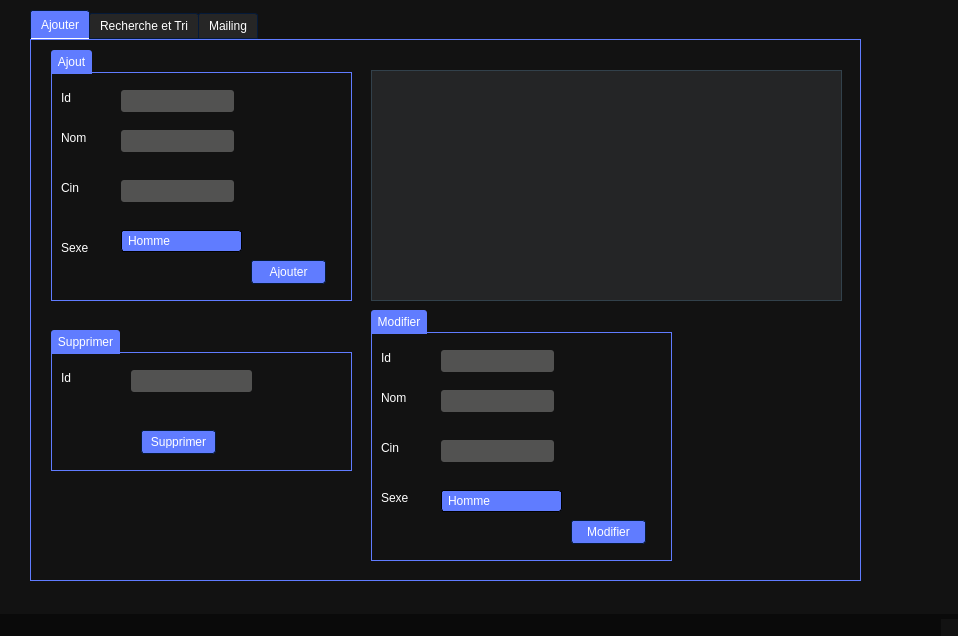
<?xml version="1.0" encoding="UTF-8"?>
<ui version="4.0">
 <class>MainWindow</class>
 <widget class="QMainWindow" name="MainWindow">
  <property name="geometry">
   <rect>
    <x>0</x>
    <y>0</y>
    <width>958</width>
    <height>636</height>
   </rect>
  </property>
  <property name="windowTitle">
   <string>MainWindow</string>
  </property>
  <property name="styleSheet">
   <string notr="true">/*-----QWidget-----*/
QWidget
{
	background-color: #121212;
	color: #ffffff;
	border-color: #051a39;

}


/*-----QLabel-----*/
QLabel
{
	background-color: transparent;
	color: #ffffff;

}


QLabel::disabled
{
	background-color: transparent;
	color: #656565;

}


/*-----QMenuBar-----*/
QMenuBar
{
	background-color: #0a0a0a;
	color: #ffffff;
	border-color: #051a39;

}


QMenuBar::disabled
{
	background-color: #404040;
	color: #656565;
	border-color: #051a39;

}


QMenuBar::item
{
    background-color: transparent;

}


QMenuBar::item:selected
{
    background-color: #607cff;
    border: 1px solid #41cd52;

}


QMenuBar::item:pressed
{
    background-color: #4969ff;
    border: 1px solid #000;
    margin-bottom: -1px;
    padding-bottom: 1px;

}


/*-----QMenu-----*/
QMenu
{
    background-color: #121212;
    border: 1px solid;
    color: #ffffff;

}


QMenu::separator
{
    height: 1px;
    background-color: #6d8eff;
    color: #ffffff;
    padding-left: 4px;
    margin-left: 10px;
    margin-right: 5px;

}


QMenu::item
{
    min-width : 150px;
    padding: 3px 20px 3px 20px;

}


QMenu::item:selected
{
    background-color: #4969ff;
    color: #ffffff;

}


QMenu::item:disabled
{
    color: #262626;
}


/*-----QToolTip-----*/
QToolTip
{
	border : 1px solid #000000;
	background-color: #26264f;
	color: #ffffff;
	border-color: #051a39;

}


/*-----QPushButton-----*/
QPushButton
{
	background-color: #607cff;
	color: #ffffff;
	border-style: solid;
	border-width: 1px;
	border-radius: 3px;
	border-color: #051a39;
	padding: 5px;

}


QPushButton::disabled
{
	background-color: #404040;
	color: #656565;
	border-color: #051a39;

}


QPushButton::hover
{
	background-color: #8399ff;
	color: #ffffff;
	border-style: solid;
	border-width: 1px;
	border-radius: 3px;
	border-color: #051a39;
	padding: 5px;

}


QPushButton::pressed
{
	background-color: #4969ff;
	color: #ffffff;
	border-style: solid;
	border-width: 1px;
	border-radius: 3px;
	border-color: #051a39;
	padding: 5px;

}


/*-----QToolButton-----*/
QToolButton
{
	background-color: #607cff;
	color: #ffffff;
	border-width: 1px;
	border-radius: 3px;
	border-color: #051a39;
	padding: 3px;

}


QToolButton::disabled
{
	background-color: #404040;
	color: #656565;
	border-color: #051a39;

}


QToolButton::hover
{
	background-color: #8399ff;
	color: #ffffff;
	border-width: 1px;
	border-radius: 3px;
	border-color: #051a39;
	padding: 3px;

}


QToolButton::pressed
{
	background-color: #4969ff;
	color: #ffffff;
	border-width: 1px;
	border-radius: 3px;
	border-color: #051a39;
	padding: 3px;

}


/*-----QComboBox-----*/
QComboBox
{
    background-color: #607cff;
    border: 1px solid;
    border-radius: 3px;
    padding-left: 6px;
    color: #ffffff;
    height: 20px;

}


QComboBox::disabled
{
	background-color: #404040;
	color: #656565;
	border-color: #051a39;

}


QComboBox:hover
{
    background-color: #8399ff;

}


QComboBox:on
{
    background-color: #4969ff;

}


QComboBox QAbstractItemView
{
    background-color: #383838;
    color: #ffffff;
    border: 1px solid black;
    selection-background-color: #4969ff;
    selection-color: #ffffff;
    outline: 0;

}


QComboBox::drop-down
{
    subcontrol-origin: padding;
    subcontrol-position: top right;
    width: 15px;
    border-left-width: 0px;
    border-left-color: darkgray;
    border-left-style: solid; 
    border-top-right-radius: 3px; 
    border-bottom-right-radius: 3px;

}


QComboBox::down-arrow
{
    image: url(://arrow-down.png);
    width: 8px;
    height: 8px;
}


/*-----QSpinBox &amp; QDoubleSpinBox &amp; QDateTimeEdit-----*/
QSpinBox, 
QDoubleSpinBox,
QDateTimeEdit
{
	background-color: #525251;
	color: #ffffff;
	border: 1px solid #051a39;
	border-radius: 3px;
	padding : 2px;

}


QSpinBox::disabled, 
QDoubleSpinBox::disabled,
QDateTimeEdit::disabled
{
	background-color: #404040;
	color: #656565;
	border-color: #051a39;

}


QSpinBox:hover, 
QDoubleSpinBox::hover,
QDateTimeEdit::hover
{
    background-color: #626262;
    border: 1px solid #607cff;
    color:  #fff;
    padding: 2px

}


QSpinBox::up-button, QSpinBox::down-button,
QDoubleSpinBox::up-button, QDoubleSpinBox::down-button,
QDateTimeEdit::up-button, QDateTimeEdit::down-button
{
    background-color: #607cff;
	border-radius: 2px;

}


QSpinBox::disabled, 
QDoubleSpinBox::disabled,
QDateTimeEdit::disabled
{
	background-color: #404040;
	color: #656565;
	border-color: #051a39;

}


QSpinBox::up-button:hover, QSpinBox::down-button:hover,
QDoubleSpinBox::up-button:hover, QDoubleSpinBox::down-button:hover,
QDateTimeEdit::up-button:hover, QDateTimeEdit::down-button:hover
{
    background-color: #8399ff;
    border: 1px solid #8399ff;

}


QSpinBox::up-button:disabled, QSpinBox::down-button:disabled,
QDoubleSpinBox::up-button:disabled, QDoubleSpinBox::down-button:disabled,
QDateTimeEdit::up-button:disabled, QDateTimeEdit::down-button:disabled
{
	background-color: #404040;
	color: #656565;
	border-color: #051a39;

}


QSpinBox::up-button:pressed, QSpinBox::down-button:pressed,
QDoubleSpinBox::up-button:pressed, QDoubleSpinBox::down-button::pressed,
QDateTimeEdit::up-button:pressed, QDateTimeEdit::down-button::pressed
{
    background-color: #4969ff;
    border: 1px solid #4969ff;

}


QSpinBox::down-arrow,
QDoubleSpinBox::down-arrow,
QDateTimeEdit::down-arrow
{
    image: url(://arrow-down.png);
    width: 7px;

}


QSpinBox::up-arrow,
QDoubleSpinBox::up-arrow,
QDateTimeEdit::up-arrow
{
    image: url(://arrow-up.png);
    width: 7px;

}


/*-----QLineEdit-----*/
QLineEdit
{
	background-color: #525251;
	color: #ffffff;
	border-width: 1px;
	border-radius: 3px;
	border-color: #051a39;
	padding: 2px;

}


QLineEdit::disabled
{
	background-color: #404040;
	color: #656565;
	border-width: 1px;
	border-radius: 3px;
	border-color: #051a39;
	padding: 2px;

}


/*-----QTextEdit-----*/
QTextEdit
{
	background-color: #ffffff;
	color: #010201;
	border-color: #051a39;

}


QTextEdit::disabled
{
	background-color: #404040;
	color: #656565;
	border-color: #051a39;

}


/*-----QGroupBox-----*/
QGroupBox 
{
    border: 1px solid;
    border-color: #607cff;
    margin-top: 22px;

}


QGroupBox::title  
{
    background-color: #607cff;
    color: #ffffff;
    subcontrol-origin: margin;
    subcontrol-position: top left;
    padding: 5px;
	border-top-left-radius: 3px;
	border-top-right-radius: 3px;

}


QGroupBox::title::disabled
{
	background-color: #404040;
	color: #656565;
    subcontrol-origin: margin;
    subcontrol-position: top left;
    padding: 5px;
	border-top-left-radius: 3px;
	border-top-right-radius: 3px;

}


/*-----QCheckBox-----*/
QCheckBox::indicator
{
    color: #b1b1b1;
    background-color: #323232;
    border: 1px solid #b1b1b1;
    width: 12px;
    height: 12px;

}


QCheckBox::indicator:checked
{
    image:url(://checkbox.png);
    border: 1px solid #607cff;

}


QCheckBox::indicator:unchecked:hover
{
    border: 1px solid #607cff;

}


QCheckBox::disabled
{
	color: #656565;

}


QCheckBox::indicator:disabled
{
	background-color: #656565;
	color: #656565;
    border: 1px solid #656565;

}


/*-----QRadioButton-----*/
QRadioButton::indicator::unchecked
{ 
	border: 2px inset gray; 
	border-radius: 5px; 
	background-color:  #fff;
	width: 9px; 
	height: 9px; 

}


QRadioButton::indicator::unchecked:hover
{ 
	border: 2px solid #607cff; 
	border-radius: 5px; 
	background-color:  #fff;
	width: 9px; 
	height: 9px; 

}


QRadioButton::indicator::checked
{ 
	border: 2px inset darkgray; 
	border-radius: 5px; 
	background-color: #4969ff; 
	width: 9px; 
	height: 9px; 

}


QRadioButton::disabled
{
	color: #656565;

}


QRadioButton::indicator:disabled
{
	background-color: #656565;
	color: #656565;
    border: 2px solid #656565;

}


/*-----QTableView &amp; QTableWidget-----*/
QTableView
{
    background-color: #242526;
    border: 1px solid #32414B;
    color: #f0f0f0;
    gridline-color: #8faaff;
    outline : 0;

}


QTableView::disabled
{
    background-color: #242526;
    border: 1px solid #32414B;
    color: #656565;
    gridline-color: #656565;
    outline : 0;

}


QTableView::item:hover 
{
    background-color: #26264f;
    color: #f0f0f0;

}


QTableView::item:selected 
{
    background-color: #1a1b1c;
    border: 2px solid #4969ff;
    color: #F0F0F0;

}


QTableView::item:selected:disabled
{
    background-color: #1a1b1c;
    border: 2px solid #525251;
    color: #656565;

}


QTableCornerButton::section
{
    background-color: #505050;
    color: #fff;

}


QHeaderView::section
{
    background-color: #525251;
    color: #fff;
    text-align: left;
	padding: 4px;
	
}


QHeaderView::section:disabled
{
    background-color: #525251;
    color: #656565;

}


QHeaderView::section:checked
{
    color: #fff;
    background-color: #4969ff;

}


QHeaderView::section:checked:disabled
{
    color: #656565;
    background-color: #525251;

}


QHeaderView::section::vertical::first,
QHeaderView::section::vertical::only-one
{
    border-top: 1px solid #353635;

}


QHeaderView::section::vertical
{
    border-top: 1px solid #353635;

}


QHeaderView::section::horizontal::first,
QHeaderView::section::horizontal::only-one
{
    border-left: 1px solid #353635;

}


QHeaderView::section::horizontal
{
    border-left: 1px solid #353635;

}


/*-----QTabWidget-----*/
QTabBar::tab
{
	background-color: #262626;
	color: #ffffff;
	border-style: solid;
	border-width: 1px;
	border-top-left-radius: 3px;
	border-top-right-radius: 3px;
	border-color: #051a39;
	padding: 5px;

}


QTabBar::tab:disabled
{
	background-color: #656565;
	color: #656565;

}


QTabWidget::pane 
{
	background-color: #262626;
	color: #ffffff;
    border: 1px solid;
    border-color: #607cff;

}


QTabBar::tab:selected
{
    background-color: #607cff;
	color: #ffffff;
	border-style: solid;
	border-width: 1px;
	border-top-left-radius: 3px;
	border-top-right-radius: 3px;
	border-color: #051a39;
	padding: 5px;

}


QTabBar::tab:selected:disabled
{
	background-color: #404040;
	color: #656565;

}


QTabBar::tab:!selected 
{
    background-color: #262626;

}


QTabBar::tab:!selected:hover 
{
    background-color: #8399ff;

}


QTabBar::tab:top:!selected 
{
    margin-top: 3px;

}


QTabBar::tab:bottom:!selected 
{
    margin-bottom: 3px;

}


QTabBar::tab:top, QTabBar::tab:bottom 
{
    min-width: 8ex;
    margin-right: -1px;
    padding: 5px 10px 5px 10px;

}


QTabBar::tab:top:selected 
{
    border-bottom-color: none;

}


QTabBar::tab:bottom:selected 
{
    border-top-color: none;

}


QTabBar::tab:top:last, QTabBar::tab:bottom:last,
QTabBar::tab:top:only-one, QTabBar::tab:bottom:only-one 
{
    margin-right: 0;

}


QTabBar::tab:left:!selected 
{
    margin-right: 3px;

}


QTabBar::tab:right:!selected
{
    margin-left: 3px;

}


QTabBar::tab:left, QTabBar::tab:right 
{
    min-height: 8ex;
    margin-bottom: -1px;
    padding: 10px 5px 10px 5px;

}


QTabBar::tab:left:selected 
{
    border-left-color: none;

}


QTabBar::tab:right:selected 
{
    border-right-color: none;

}


QTabBar::tab:left:last, QTabBar::tab:right:last,
QTabBar::tab:left:only-one, QTabBar::tab:right:only-one 
{
    margin-bottom: 0;

}


/*-----QSlider-----*/
QSlider::groove:horizontal 
{
	background-color: transparent;
	height: 5px;

}


QSlider::sub-page:horizontal 
{
	background-color: #607cff;

}


QSlider::add-page:horizontal 
{
	background-color: #666765;

}


QSlider::handle:horizontal 
{
	background-color: #607cff;
	width: 14px;
	margin-top: -6px;
	margin-bottom: -6px;
	border-radius: 3px;

}


QSlider::handle:horizontal:hover 
{
	background-color: #607cff;
	border-radius: 3px;

}


QSlider::sub-page:horizontal:disabled 
{
	background-color: #bbb;
	border-color: #999;

}


QSlider::add-page:horizontal:disabled 
{
	background-color: #eee;
	border-color: #999;

}


QSlider::handle:horizontal:disabled 
{
	background-color: #eee;
	border: 1px solid #aaa;
	border-radius: 3px;

}


QSlider::groove:vertical 
{
	background-color: transparent;
	width: 5px;

}


QSlider::sub-page:vertical 
{
	background-color: #607cff;

}


QSlider::add-page:vertical 
{
	background-color: #666765;

}


QSlider::handle:vertical 
{
	background-color: #607cff;
	height: 14px;
	margin-left: -6px;
	margin-right: -6px;
	border-radius: 3px;

}


QSlider::handle:vertical:hover 
{
	background-color: #607cff;
	border-radius: 3px;

}


QSlider::sub-page:vertical:disabled 
{
	background-color: #bbb;
	border-color: #999;

}


QSlider::add-page:vertical:disabled 
{
	background-color: #eee;
	border-color: #999;

}


QSlider::handle:vertical:disabled 
{
	background-color: #eee;
	border: 1px solid #aaa;
	border-radius: 3px;

}


/*-----QDial-----*/
QDial
{
	background-color: #607cff;

}


QDial::disabled
{
	background-color: #404040;

}


/*-----QScrollBar-----*/
QScrollBar:horizontal
{
    border: 1px solid #222222;
    background-color: #3d3d3d;
    height: 13px;
    margin: 0px 16px 0 16px;

}


QScrollBar::handle:horizontal
{
    background: #607cff;
    min-height: 20px;

}


QScrollBar::add-line:horizontal
{
    border: 1px solid #1b1b19;
    background-color: #607cff;
    width: 14px;
    subcontrol-position: right;
    subcontrol-origin: margin;

}


QScrollBar::sub-line:horizontal
{
    border: 1px solid #1b1b19;
    background-color: #607cff;
    width: 14px;
    subcontrol-position: left;
    subcontrol-origin: margin;

}


QScrollBar::right-arrow:horizontal
{
    image: url(://arrow-right.png);
    width: 6px;
    height: 6px;

}


QScrollBar::left-arrow:horizontal
{
    image: url(://arrow-left.png);
    width: 6px;
    height: 6px;

}


QScrollBar::add-page:horizontal, QScrollBar::sub-page:horizontal
{
    background: none;

}


QScrollBar:vertical
{
    background-color: #3d3d3d;
    width: 13px;
    margin: 16px 0 16px 0;
    border: 1px solid #222222;

}


QScrollBar::handle:vertical
{
    background-color: #607cff;
    min-height: 20px;

}


QScrollBar::add-line:vertical
{
    border: 1px solid #1b1b19;
    background-color: #607cff;
    height: 14px;
    subcontrol-position: bottom;
    subcontrol-origin: margin;

}


QScrollBar::sub-line:vertical
{
    border: 1px solid #1b1b19;
    background-color: #607cff;
    height: 14px;
    subcontrol-position: top;
    subcontrol-origin: margin;

}


QScrollBar::up-arrow:vertical
{
    image: url(://arrow-up.png);
    width: 6px;
    height: 6px;

}


QScrollBar::down-arrow:vertical
{
    image: url(://arrow-down.png);
    width: 6px;
    height: 6px;

}


QScrollBar::add-page:vertical, QScrollBar::sub-page:vertical
{
    background: none;

}


/*-----QProgressBar-----*/
QProgressBar
{
	background-color: #383838;
	color: #ffffff;
	border: 1px solid #607cff;
	border-radius: 3px;
	text-align: center;

}


QProgressBar::chunk {
	background-color: #607cff;
	color: #fff;

}


QProgressBar::chunk:disabled {
	background-color: #656565;
	border: 1px solid #aaa;
	color: #656565;
}


/*-----QStatusBar-----*/
QStatusBar
{
	background-color: #0a0a0a;
	color: #ffffff;
	border-color: #051a39;

}


</string>
  </property>
  <widget class="QWidget" name="centralwidget">
   <widget class="QTabWidget" name="tabWidget">
    <property name="geometry">
     <rect>
      <x>30</x>
      <y>10</y>
      <width>831</width>
      <height>571</height>
     </rect>
    </property>
    <property name="currentIndex">
     <number>0</number>
    </property>
    <widget class="QWidget" name="Ajouter">
     <attribute name="title">
      <string>Ajouter</string>
     </attribute>
     <widget class="QGroupBox" name="groupBox">
      <property name="geometry">
       <rect>
        <x>20</x>
        <y>10</y>
        <width>301</width>
        <height>251</height>
       </rect>
      </property>
      <property name="title">
       <string>Ajout</string>
      </property>
      <widget class="QLabel" name="label">
       <property name="geometry">
        <rect>
         <x>10</x>
         <y>40</y>
         <width>56</width>
         <height>16</height>
        </rect>
       </property>
       <property name="text">
        <string>Id</string>
       </property>
      </widget>
      <widget class="QLabel" name="label_2">
       <property name="geometry">
        <rect>
         <x>10</x>
         <y>80</y>
         <width>56</width>
         <height>16</height>
        </rect>
       </property>
       <property name="text">
        <string>Nom</string>
       </property>
      </widget>
      <widget class="QLabel" name="label_3">
       <property name="geometry">
        <rect>
         <x>10</x>
         <y>130</y>
         <width>56</width>
         <height>16</height>
        </rect>
       </property>
       <property name="text">
        <string>Cin</string>
       </property>
      </widget>
      <widget class="QLineEdit" name="le_id">
       <property name="geometry">
        <rect>
         <x>70</x>
         <y>40</y>
         <width>113</width>
         <height>22</height>
        </rect>
       </property>
      </widget>
      <widget class="QLineEdit" name="le_nom">
       <property name="geometry">
        <rect>
         <x>70</x>
         <y>80</y>
         <width>113</width>
         <height>22</height>
        </rect>
       </property>
      </widget>
      <widget class="QLineEdit" name="le_cin">
       <property name="geometry">
        <rect>
         <x>70</x>
         <y>130</y>
         <width>113</width>
         <height>22</height>
        </rect>
       </property>
      </widget>
      <widget class="QPushButton" name="pb_ajouter">
       <property name="geometry">
        <rect>
         <x>200</x>
         <y>210</y>
         <width>75</width>
         <height>24</height>
        </rect>
       </property>
       <property name="text">
        <string>Ajouter</string>
       </property>
      </widget>
      <widget class="QLabel" name="label_8">
       <property name="geometry">
        <rect>
         <x>10</x>
         <y>190</y>
         <width>56</width>
         <height>16</height>
        </rect>
       </property>
       <property name="text">
        <string>Sexe</string>
       </property>
      </widget>
      <widget class="QComboBox" name="le_sexe">
       <property name="geometry">
        <rect>
         <x>70</x>
         <y>180</y>
         <width>121</width>
         <height>22</height>
        </rect>
       </property>
       <item>
        <property name="text">
         <string>Homme</string>
        </property>
       </item>
       <item>
        <property name="text">
         <string>Femme</string>
        </property>
       </item>
      </widget>
     </widget>
     <widget class="QTableView" name="tab_employe">
      <property name="geometry">
       <rect>
        <x>340</x>
        <y>30</y>
        <width>471</width>
        <height>231</height>
       </rect>
      </property>
     </widget>
     <widget class="QGroupBox" name="groupBox_2">
      <property name="geometry">
       <rect>
        <x>20</x>
        <y>290</y>
        <width>301</width>
        <height>141</height>
       </rect>
      </property>
      <property name="title">
       <string>Supprimer</string>
      </property>
      <widget class="QLabel" name="label_5">
       <property name="geometry">
        <rect>
         <x>10</x>
         <y>40</y>
         <width>56</width>
         <height>16</height>
        </rect>
       </property>
       <property name="text">
        <string>Id</string>
       </property>
      </widget>
      <widget class="QLineEdit" name="le_id_supp">
       <property name="geometry">
        <rect>
         <x>80</x>
         <y>40</y>
         <width>121</width>
         <height>22</height>
        </rect>
       </property>
      </widget>
      <widget class="QPushButton" name="pb_supprimer">
       <property name="geometry">
        <rect>
         <x>90</x>
         <y>100</y>
         <width>75</width>
         <height>24</height>
        </rect>
       </property>
       <property name="text">
        <string>Supprimer</string>
       </property>
      </widget>
     </widget>
     <widget class="QGroupBox" name="groupBox_4">
      <property name="geometry">
       <rect>
        <x>340</x>
        <y>270</y>
        <width>301</width>
        <height>251</height>
       </rect>
      </property>
      <property name="title">
       <string>Modifier</string>
      </property>
      <widget class="QLabel" name="label_4">
       <property name="geometry">
        <rect>
         <x>10</x>
         <y>40</y>
         <width>56</width>
         <height>16</height>
        </rect>
       </property>
       <property name="text">
        <string>Id</string>
       </property>
      </widget>
      <widget class="QLabel" name="label_6">
       <property name="geometry">
        <rect>
         <x>10</x>
         <y>80</y>
         <width>56</width>
         <height>16</height>
        </rect>
       </property>
       <property name="text">
        <string>Nom</string>
       </property>
      </widget>
      <widget class="QLabel" name="label_7">
       <property name="geometry">
        <rect>
         <x>10</x>
         <y>130</y>
         <width>56</width>
         <height>16</height>
        </rect>
       </property>
       <property name="text">
        <string>Cin</string>
       </property>
      </widget>
      <widget class="QLineEdit" name="le_id_modifier">
       <property name="geometry">
        <rect>
         <x>70</x>
         <y>40</y>
         <width>113</width>
         <height>22</height>
        </rect>
       </property>
      </widget>
      <widget class="QLineEdit" name="le_nom_modifier">
       <property name="geometry">
        <rect>
         <x>70</x>
         <y>80</y>
         <width>113</width>
         <height>22</height>
        </rect>
       </property>
      </widget>
      <widget class="QLineEdit" name="le_cin_modifier">
       <property name="geometry">
        <rect>
         <x>70</x>
         <y>130</y>
         <width>113</width>
         <height>22</height>
        </rect>
       </property>
      </widget>
      <widget class="QPushButton" name="pb_modifier">
       <property name="geometry">
        <rect>
         <x>200</x>
         <y>210</y>
         <width>75</width>
         <height>24</height>
        </rect>
       </property>
       <property name="text">
        <string>Modifier</string>
       </property>
      </widget>
      <widget class="QComboBox" name="le_sexe_modifier">
       <property name="geometry">
        <rect>
         <x>70</x>
         <y>180</y>
         <width>121</width>
         <height>22</height>
        </rect>
       </property>
       <item>
        <property name="text">
         <string>Homme</string>
        </property>
       </item>
       <item>
        <property name="text">
         <string>Femme</string>
        </property>
       </item>
      </widget>
      <widget class="QLabel" name="label_9">
       <property name="geometry">
        <rect>
         <x>10</x>
         <y>180</y>
         <width>56</width>
         <height>16</height>
        </rect>
       </property>
       <property name="text">
        <string>Sexe</string>
       </property>
      </widget>
     </widget>
    </widget>
    <widget class="QWidget" name="tab_2">
     <attribute name="title">
      <string>Recherche et Tri</string>
     </attribute>
     <widget class="QTableView" name="tab_tri">
      <property name="geometry">
       <rect>
        <x>70</x>
        <y>330</y>
        <width>631</width>
        <height>171</height>
       </rect>
      </property>
     </widget>
     <widget class="QGroupBox" name="groupBox_5">
      <property name="geometry">
       <rect>
        <x>70</x>
        <y>160</y>
        <width>171</width>
        <height>131</height>
       </rect>
      </property>
      <property name="title">
       <string>Tri</string>
      </property>
      <widget class="QRadioButton" name="tri_id">
       <property name="geometry">
        <rect>
         <x>20</x>
         <y>40</y>
         <width>93</width>
         <height>20</height>
        </rect>
       </property>
       <property name="text">
        <string>Tri ID</string>
       </property>
      </widget>
      <widget class="QRadioButton" name="tri_nom">
       <property name="geometry">
        <rect>
         <x>20</x>
         <y>70</y>
         <width>93</width>
         <height>20</height>
        </rect>
       </property>
       <property name="text">
        <string>Tri Nom</string>
       </property>
      </widget>
      <widget class="QRadioButton" name="tri_cin">
       <property name="geometry">
        <rect>
         <x>20</x>
         <y>100</y>
         <width>93</width>
         <height>20</height>
        </rect>
       </property>
       <property name="text">
        <string>Tri CIN</string>
       </property>
      </widget>
     </widget>
    </widget>
    <widget class="QWidget" name="tab">
     <attribute name="title">
      <string>Mailing</string>
     </attribute>
     <widget class="QGroupBox" name="groupBox_3">
      <property name="geometry">
       <rect>
        <x>30</x>
        <y>30</y>
        <width>341</width>
        <height>371</height>
       </rect>
      </property>
      <property name="title">
       <string>Mailing</string>
      </property>
      <widget class="QLabel" name="label_13">
       <property name="geometry">
        <rect>
         <x>10</x>
         <y>30</y>
         <width>56</width>
         <height>16</height>
        </rect>
       </property>
       <property name="text">
        <string>Email :</string>
       </property>
      </widget>
      <widget class="QLineEdit" name="lineEdit_13">
       <property name="geometry">
        <rect>
         <x>70</x>
         <y>30</y>
         <width>171</width>
         <height>22</height>
        </rect>
       </property>
      </widget>
      <widget class="QLabel" name="label_14">
       <property name="geometry">
        <rect>
         <x>10</x>
         <y>100</y>
         <width>56</width>
         <height>16</height>
        </rect>
       </property>
       <property name="text">
        <string>Objet</string>
       </property>
      </widget>
      <widget class="QLineEdit" name="lineEdit_14">
       <property name="geometry">
        <rect>
         <x>80</x>
         <y>90</y>
         <width>113</width>
         <height>22</height>
        </rect>
       </property>
      </widget>
      <widget class="QLabel" name="label_15">
       <property name="geometry">
        <rect>
         <x>10</x>
         <y>160</y>
         <width>56</width>
         <height>16</height>
        </rect>
       </property>
       <property name="text">
        <string>Message</string>
       </property>
      </widget>
      <widget class="QLineEdit" name="lineEdit_15">
       <property name="geometry">
        <rect>
         <x>40</x>
         <y>190</y>
         <width>251</width>
         <height>151</height>
        </rect>
       </property>
      </widget>
     </widget>
    </widget>
   </widget>
  </widget>
  <widget class="QMenuBar" name="menubar">
   <property name="geometry">
    <rect>
     <x>0</x>
     <y>0</y>
     <width>958</width>
     <height>26</height>
    </rect>
   </property>
  </widget>
  <widget class="QStatusBar" name="statusbar"/>
 </widget>
 <resources/>
 <connections/>
</ui>
